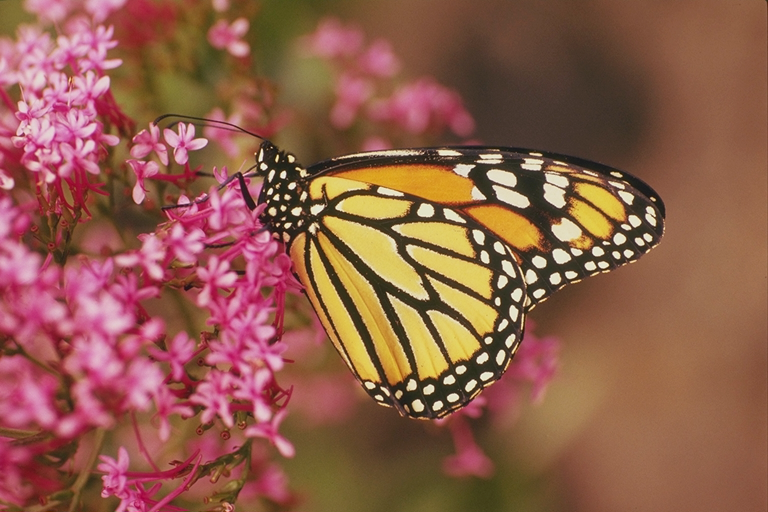
#> input picture img/monarch.bmp, 768 x 512 px
$ python image_threshold.py
#> lines starting #> are read from the running program, lines starting #| are printed output that depends on the picture; after the words box and inside, x2 and y2 are one past the last pixel; in counts of white or black regions, pixels touching at a corner belong together
import cv2 as cv
import numpy as np
from matplotlib import pyplot as plt

# 图像的阈值处理

def ImageFixedThreshold(filepath1):
    # 生成灰度图像
    hImg, wImg = 512, 512
    img = np.zeros((hImg, wImg), np.uint8)

    cv.rectangle(img, (60, 60), (450, 320), (127, 127, 127), -1)  # 矩形填充
    cv.circle(img, (256, 256), 120, (205, 205, 205), -1)  # 圆形填充

    # 添加高斯噪声
    mu, sigma = 0.0, 20.0
    noiseGause = np.random.normal(mu, sigma, img.shape)
    imgNoise = np.add(img, noiseGause)
    imgNoise = np.uint8(cv.normalize(imgNoise, None, 0, 255, cv.NORM_MINMAX))

    # 阈值处理
    ret, imgBin1 = cv.threshold(imgNoise, 63, 255, cv.THRESH_BINARY)  # thresh = 63
    ret, imgBin2 = cv.threshold(imgNoise, 125, 255, cv.THRESH_BINARY)  # thresh = 125
    ret, imgBin3 = cv.threshold(imgNoise, 175, 255, cv.THRESH_BINARY)  # thresh = 175

    histCV = cv.calcHist([imgNoise], [0], None, [256], [0,256])

    plt.figure(figsize=(9,6))
    plt.subplot(231),plt.axis('off'),plt.title("1. Original"),plt.imshow(img, cmap='gray')
    plt.subplot(232),plt.axis('off'),plt.title("2. Noise Img"),plt.imshow(imgNoise, cmap='gray')
    plt.subplot(233, yticks=[]),plt.title("3. Gray hist"), plt.bar(range(256), histCV[:, 0]), plt.axis([0, 255, 0, np.max(histCV)])
    plt.subplot(234),plt.axis('off'),plt.title("4. threshold = 63"),plt.imshow(imgBin1, cmap='gray')
    plt.subplot(235),plt.axis('off'),plt.title("5. threshold = 125"),plt.imshow(imgBin2, cmap='gray')
    plt.subplot(236),plt.axis('off'),plt.title("6. threshold = 175"),plt.imshow(imgBin3, cmap='gray')
    plt.tight_layout()
    plt.show()


def ImageGlobalThreshold(filepath1):
#> called with filepath1 = 'img/monarch.bmp'
    img = cv.imread(filepath1, flags=0)
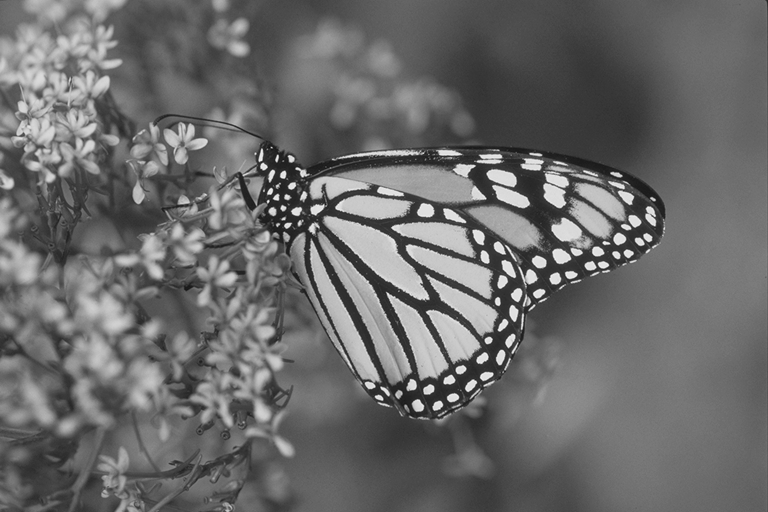
#> img: shape (512, 768); min 17, max 245, mean 106

    deltaT = 1   # 预定义值
    histCV = cv.calcHist([img], [0], None, [256], [0, 256])   # 灰度直方图
#> histCV = 256 values, max 5964 at index 101, min 0 at index 0, mean 1536
    grayScale = range(256)  # 灰度级[0, 256]
    totalPixels = img.shape[0] * img.shape[1]  # 像素总数
#> totalPixels = 393216

    tatalGray = np.dot(histCV[:, 0], grayScale) # 内积， 总和灰度值
#> tatalGray = 41685579
    T = round(tatalGray/ totalPixels) # 平均灰度作为阈值初值
#> T = 106

    while(True):  # 迭代基数按分割阈值
        numC1 = np.sum(histCV[:T, 0])  # C1 像素数量
        sumC1 = np.sum(histCV[:T, 0] * range(T))  # C1 灰度值总和

        numC2 = totalPixels - numC1    # C2 像素数量
        sumC2 = tatalGray - sumC1      # C2 灰度值总和

        T1 = round(sumC1 / numC1)    # C1 平均灰度
        T2 = round(sumC2 / numC2)    # C2 平均灰度

        Tnew = round((T1 + T2) / 2)  # 计算新的阈值

        print("T = {}, m1 = {}, m2 = {}, Tnew = {}".format(T, T1, T2, Tnew))

        if abs(T - Tnew) < deltaT :  # 等价于 T==Tnew
            break
        else:
            T = Tnew
#> this loop made 9 passes
#> (numC1, sumC1, numC2, sumC2, T1, T2, Tnew, T) on passes 1 to 8: (217818, 16896065, 175398, 24789514, 78, 141, 110, 110), (238407, 19109407, 154809, 22576172, 80, 146, 113, 113), (252015, 20617896, 141201, 21067683, 82, 149, 116, 116), (266664, 22287235, 126552, 19398344, 84, 153, 118, 118), (276952, 23485921, 116264, 18199658, 85, 157, 121, 121), (292455, 25331564, 100761, 16354015, 87, 162, 124, 124), (302657, 26574891, 90559, 15110688, 88, 167, 128, 128), (309732, 27462409, 83484, 14223170, 89, 170, 130, 130)
#> (numC1, sumC1, numC2, sumC2, T1, T2, Tnew) on pass 9: (312851, 27863263, 80365, 13822316, 89, 172, 130)
#| T = 106, m1 = 78, m2 = 141, Tnew = 110
#| T = 110, m1 = 80, m2 = 146, Tnew = 113
#| T = 113, m1 = 82, m2 = 149, Tnew = 116
#| T = 116, m1 = 84, m2 = 153, Tnew = 118
#| T = 118, m1 = 85, m2 = 157, Tnew = 121
#| T = 121, m1 = 87, m2 = 162, Tnew = 124
#| T = 124, m1 = 88, m2 = 167, Tnew = 128
#| T = 128, m1 = 89, m2 = 170, Tnew = 130
#> (further printed lines are left out)

    # 阈值处理
    ret, imgBin = cv.threshold(img, T, 255, cv.THRESH_BINARY)  # 阈值分割
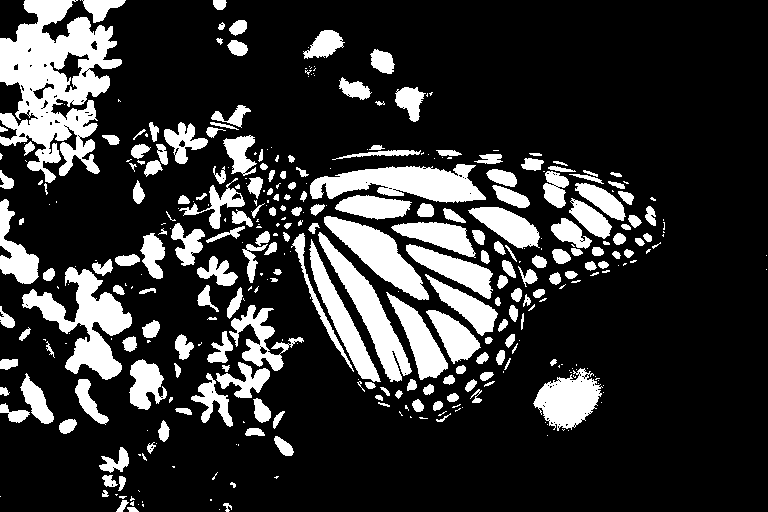
#> imgBin: shape (512, 768); 20.1% white; 366 white regions (165 under 20 px), largest, box (x1, y1, x2, y2) and area: (0, 0, 122, 183) 11638, (22, 267, 132, 380) 4713, (310, 164, 486, 203) 4187
#> ret = 130

    plt.figure(figsize=(9,3.3))
    plt.subplot(131),plt.axis('off'),plt.title("1. Original"),plt.imshow(img, cmap='gray')
    plt.subplot(132, yticks=[]),plt.title("2. Gray hist"), plt.bar(range(256), histCV[:, 0]), plt.axis([0, 255, 0, np.max(histCV)])
    plt.axvline(T, color='r', linestyle='--')  # 绘制阈值线
    plt.text(T + 5, 0.9*np.max(histCV), "T={}".format(T), fontsize=10)
    plt.subplot(133),plt.axis('off'),plt.title("3. Binary (T={})".format(T)),plt.imshow(imgBin, cmap='gray')
    plt.tight_layout()
    plt.show()
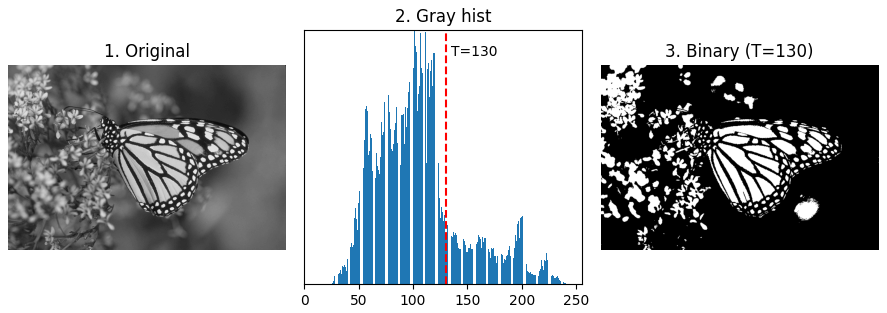
#> figure drawn by matplotlib, 3 panels


if __name__ == "__main__" :
    filepath1 = r"img/lenna.bmp"
    filepath2 = r"img/monarch.bmp"

    # 固定阈值法
    # ImageFixedThreshold(filepath1)

    # 全局阈值法
    ImageGlobalThreshold(filepath2)

$ run again, with img/FVid1.png saved as img/monarch.bmp
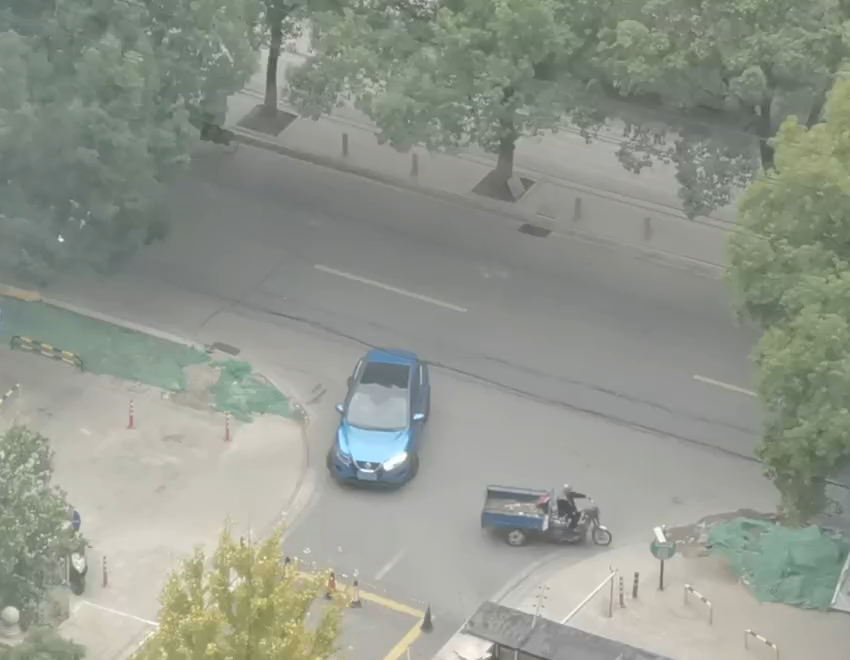
#> input picture img/FVid1.png, 850 x 660 px
#> histCV = 256 values, max 12762 at index 130, min 0 at index 0, mean 2191.4
#> tatalGray = 83186114
#> in ImageGlobalThreshold, `T = round(tatalGray/ totalPixels)`: T = 148
#> the loop in ImageGlobalThreshold, `while(True):` made 5 passes
#> (numC1, sumC1, numC2, sumC2, T1, T2, Tnew, T) on passes 1 to 4: (310309, 39785735, 250691, 43400379, 128, 173, 150, 150), (327181, 42291399, 233819, 40894715, 129, 175, 152, 152), (347349, 45326409, 213651, 37859705, 130, 177, 154, 154), (358370, 47006449, 202630, 36179665, 131, 179, 155, 155)
#> (printed output is left out)
#> in ImageGlobalThreshold, `ret, imgBin = cv.threshold(img, T, 255, cv.THRESH_BINARY)`:
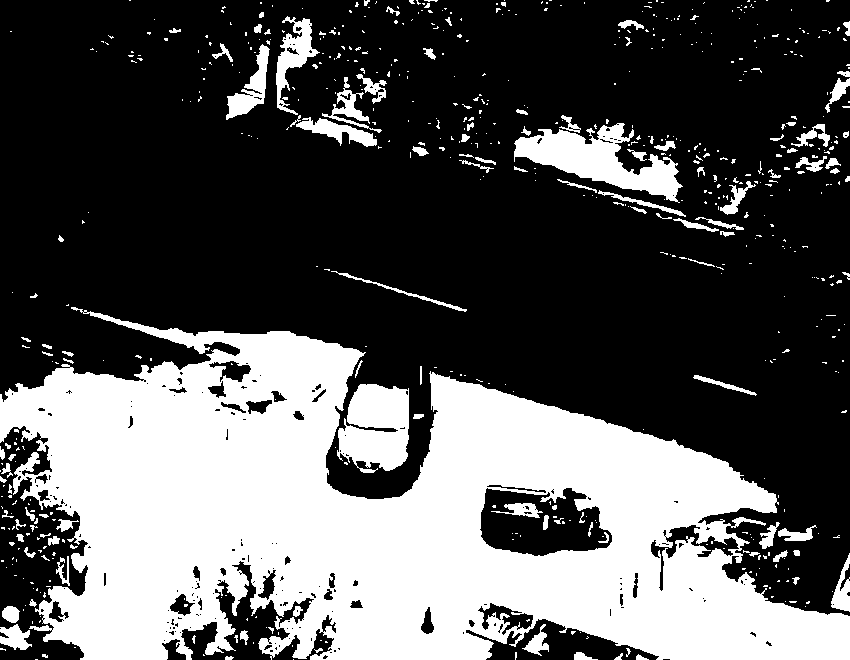
#> imgBin: shape (660, 850); 34.5% white; 638 white regions (522 under 20 px), largest, box (x1, y1, x2, y2) and area: (0, 307, 850, 660) 166332, (514, 123, 683, 203) 5725, (337, 384, 409, 473) 4829
#> ret = 155
#> in ImageGlobalThreshold, `plt.show()`:
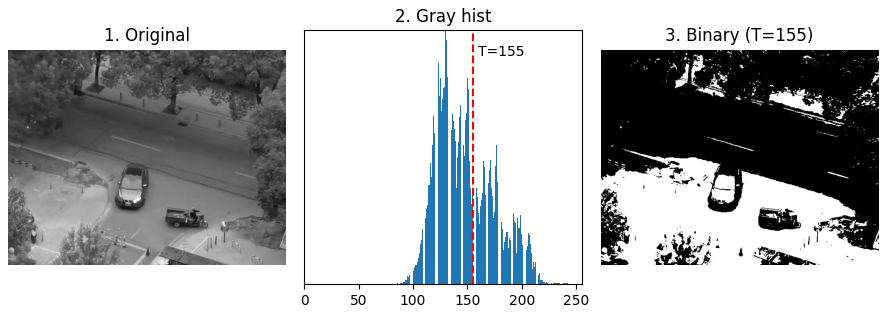
#> figure drawn by matplotlib, 3 panels

$ run again, with img/FVid2.png saved as img/monarch.bmp
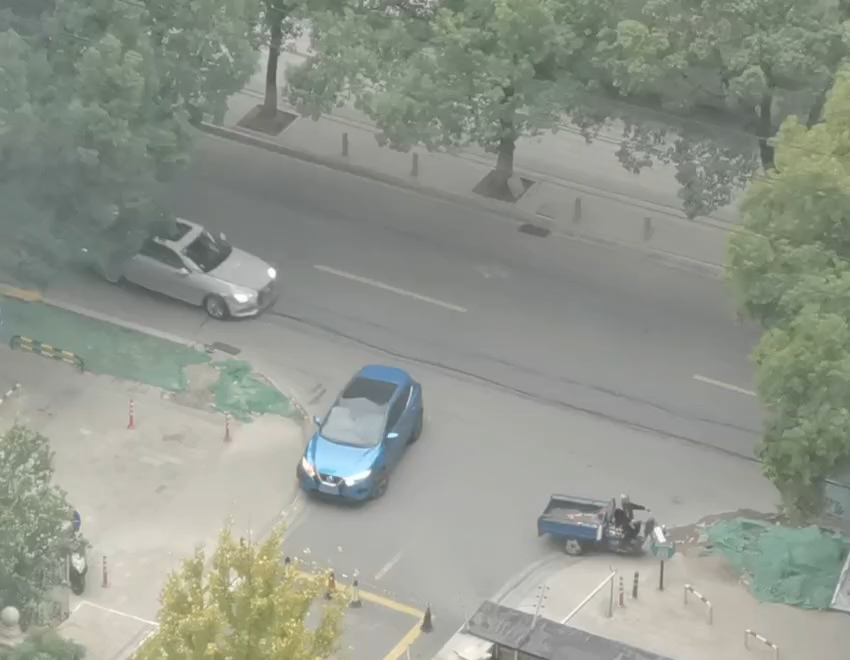
#> input picture img/FVid2.png, 850 x 660 px
#> histCV = 256 values, max 11689 at index 130, min 0 at index 0, mean 2191.4
#> tatalGray = 83094108
#> in ImageGlobalThreshold, `T = round(tatalGray/ totalPixels)`: T = 148
#> the loop in ImageGlobalThreshold, `while(True):` made 4 passes
#> (numC1, sumC1, numC2, sumC2, T2, Tnew, T) on passes 1 to 3: (308637, 39427886, 252363, 43666222, 173, 150, 150), (324043, 41715334, 236957, 41378774, 175, 152, 152), (344151, 44740891, 216849, 38353217, 177, 154, 154)
#> (printed output is left out)
#> in ImageGlobalThreshold, `ret, imgBin = cv.threshold(img, T, 255, cv.THRESH_BINARY)`:
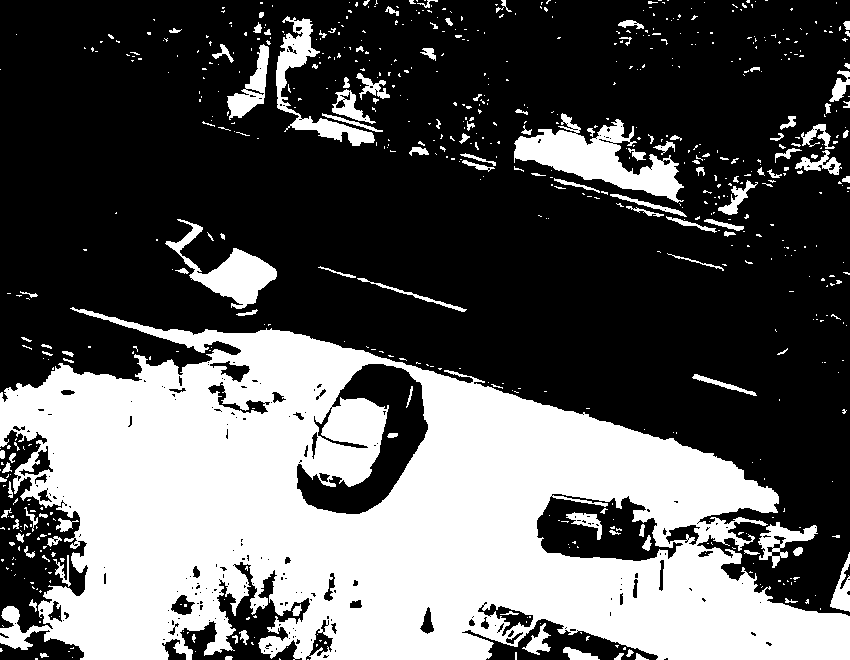
#> imgBin: shape (660, 850); 35.8% white; 696 white regions (570 under 20 px), largest, box (x1, y1, x2, y2) and area: (0, 307, 850, 660) 173380, (514, 113, 684, 203) 5996, (165, 219, 277, 309) 3109
#> ret = 154
#> in ImageGlobalThreshold, `plt.show()`:
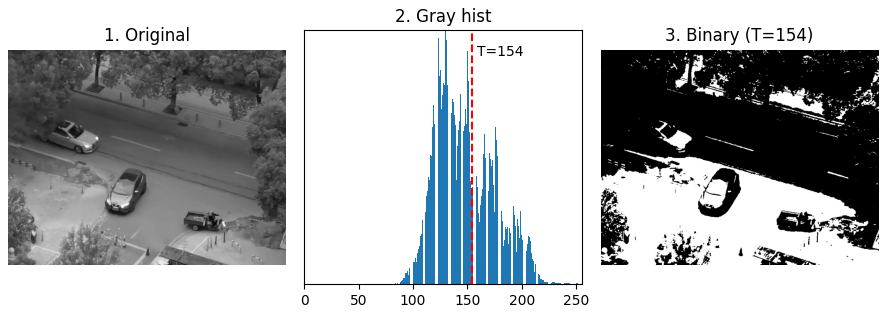
#> figure drawn by matplotlib, 3 panels

$ run again, with img/FVid3.png saved as img/monarch.bmp
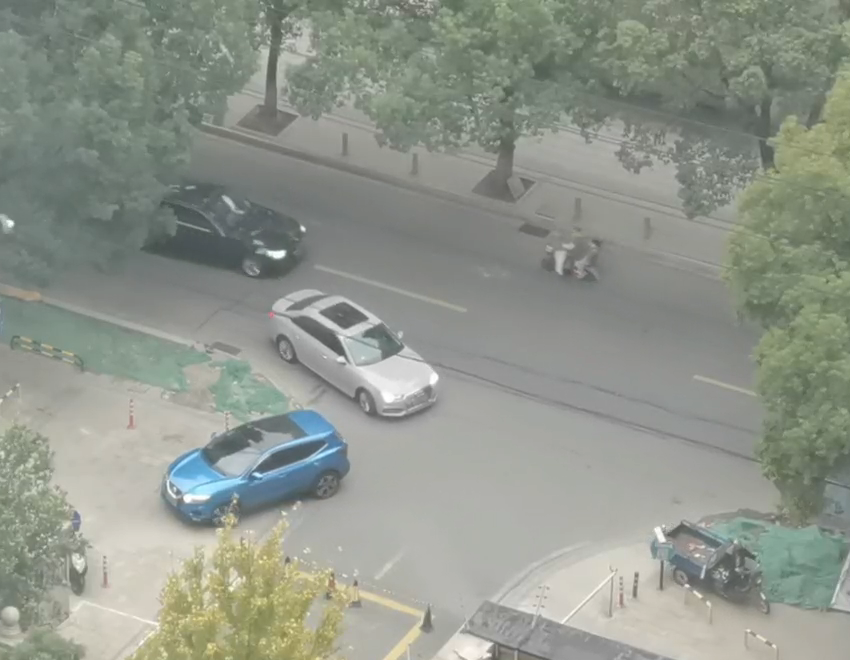
#> input picture img/FVid3.png, 850 x 660 px
#> histCV = 256 values, max 11789 at index 130, min 0 at index 0, mean 2191.4
#> tatalGray = 82456433
#> in ImageGlobalThreshold, `T = round(tatalGray/ totalPixels)`: T = 147
#> the loop in ImageGlobalThreshold, `while(True):` made 6 passes
#> (numC1, sumC1, numC2, sumC2, T1, T2, Tnew) on passes 1 to 6: (305980, 38573700, 255020, 43882733, 126, 172, 149), (321333, 40838590, 239667, 41617843, 127, 174, 150), (329171, 42006452, 231829, 40449981, 128, 174, 151), (339871, 43611452, 221129, 38844981, 128, 176, 152), (348763, 44954144, 212237, 37502289, 129, 177, 153), (354715, 45858848, 206285, 36597585, 129, 177, 153)
#> (printed output is left out)
#> in ImageGlobalThreshold, `ret, imgBin = cv.threshold(img, T, 255, cv.THRESH_BINARY)`:
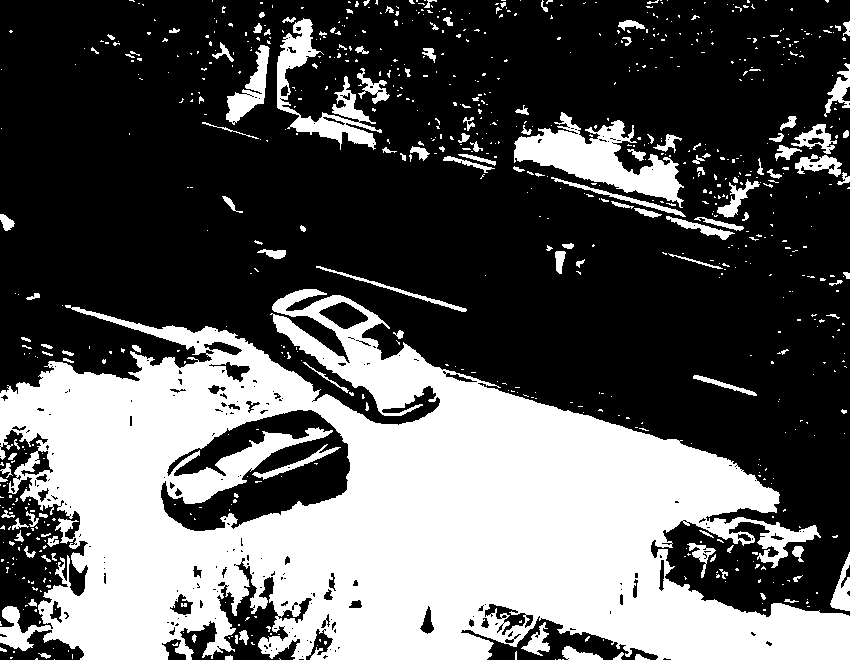
#> imgBin: shape (660, 850); 35.9% white; 798 white regions (659 under 20 px), largest, box (x1, y1, x2, y2) and area: (0, 289, 850, 660) 174052, (514, 112, 684, 208) 6283, (277, 18, 382, 150) 3622
#> ret = 153
#> in ImageGlobalThreshold, `plt.show()`:
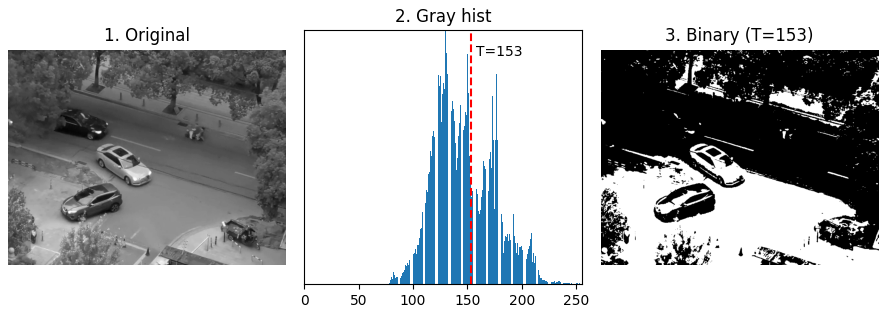
#> figure drawn by matplotlib, 3 panels
